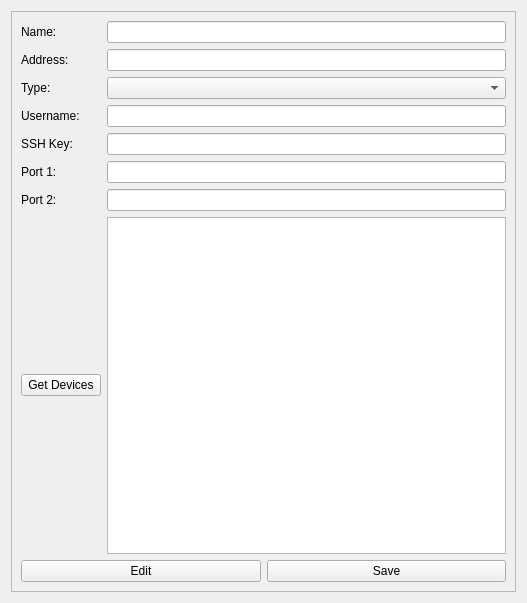
<?xml version="1.0" encoding="UTF-8"?>
<ui version="4.0">
 <class>Form</class>
 <widget class="QWidget" name="Form">
  <property name="geometry">
   <rect>
    <x>0</x>
    <y>0</y>
    <width>527</width>
    <height>603</height>
   </rect>
  </property>
  <property name="windowTitle">
   <string>Form</string>
  </property>
  <layout class="QGridLayout" name="gridLayout_4">
   <item row="0" column="0">
    <layout class="QGridLayout" name="gridLayout">
     <item row="2" column="0">
      <widget class="QFrame" name="serverConfigBox">
       <property name="frameShape">
        <enum>QFrame::StyledPanel</enum>
       </property>
       <property name="frameShadow">
        <enum>QFrame::Raised</enum>
       </property>
       <layout class="QGridLayout" name="gridLayout_2">
        <item row="0" column="0" colspan="2">
         <layout class="QGridLayout" name="gridLayout_3">
          <item row="9" column="0">
           <widget class="QLabel" name="port2Label">
            <property name="text">
             <string>Port 2:</string>
            </property>
           </widget>
          </item>
          <item row="1" column="1">
           <widget class="QLineEdit" name="addressEdit"/>
          </item>
          <item row="10" column="1">
           <widget class="QListWidget" name="deviceList">
            <property name="minimumSize">
             <size>
              <width>0</width>
              <height>40</height>
             </size>
            </property>
           </widget>
          </item>
          <item row="3" column="0">
           <widget class="QLabel" name="usernameLabel">
            <property name="text">
             <string>Username:</string>
            </property>
           </widget>
          </item>
          <item row="3" column="1">
           <widget class="QLineEdit" name="usernameEdit"/>
          </item>
          <item row="1" column="0">
           <widget class="QLabel" name="addressLabel">
            <property name="text">
             <string>Address:</string>
            </property>
           </widget>
          </item>
          <item row="4" column="1">
           <widget class="QLineEdit" name="sshKeyEdit"/>
          </item>
          <item row="8" column="1">
           <widget class="QLineEdit" name="port1Edit"/>
          </item>
          <item row="4" column="0">
           <widget class="QLabel" name="sshKeyLabel">
            <property name="text">
             <string>SSH Key:</string>
            </property>
           </widget>
          </item>
          <item row="10" column="0">
           <widget class="QPushButton" name="getDevicesBtn">
            <property name="text">
             <string>Get Devices</string>
            </property>
           </widget>
          </item>
          <item row="9" column="1">
           <widget class="QLineEdit" name="port2Edit"/>
          </item>
          <item row="8" column="0">
           <widget class="QLabel" name="port1Label">
            <property name="text">
             <string>Port 1:</string>
            </property>
           </widget>
          </item>
          <item row="0" column="1">
           <widget class="QLineEdit" name="nameEdit"/>
          </item>
          <item row="0" column="0">
           <widget class="QLabel" name="nameLabel">
            <property name="text">
             <string>Name:</string>
            </property>
           </widget>
          </item>
          <item row="2" column="1">
           <widget class="QComboBox" name="typeList"/>
          </item>
          <item row="2" column="0">
           <widget class="QLabel" name="typeLabel">
            <property name="text">
             <string>Type:</string>
            </property>
           </widget>
          </item>
         </layout>
        </item>
        <item row="1" column="0">
         <widget class="QPushButton" name="editBtn">
          <property name="text">
           <string>Edit</string>
          </property>
          <property name="autoDefault">
           <bool>true</bool>
          </property>
         </widget>
        </item>
        <item row="1" column="1">
         <widget class="QPushButton" name="saveBtn">
          <property name="text">
           <string>Save</string>
          </property>
          <property name="autoDefault">
           <bool>true</bool>
          </property>
          <property name="default">
           <bool>false</bool>
          </property>
         </widget>
        </item>
       </layout>
      </widget>
     </item>
    </layout>
   </item>
  </layout>
 </widget>
 <tabstops>
  <tabstop>usernameEdit</tabstop>
  <tabstop>sshKeyEdit</tabstop>
  <tabstop>port1Edit</tabstop>
  <tabstop>port2Edit</tabstop>
  <tabstop>saveBtn</tabstop>
  <tabstop>editBtn</tabstop>
 </tabstops>
 <resources/>
 <connections/>
</ui>
